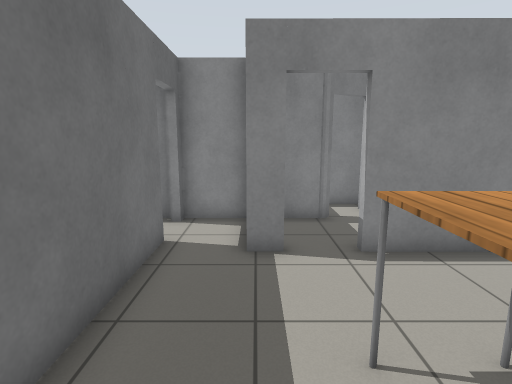
View 1 (above)

24 first-person views from a walk through a world built for the Gazebo simulator. The camera is 1.3 m above the floor, tilts 10° down and sees 80° across. The floor is counted in squares, 0.5 m on a side. Each view is taken from the middle of a square. On the plan, view 1 faces up. The plan holds only what a view shows up to about 20 squares ahead; the rest is blank. Gazebo's built-in surfaces are drawn with simple patterns.

View 2
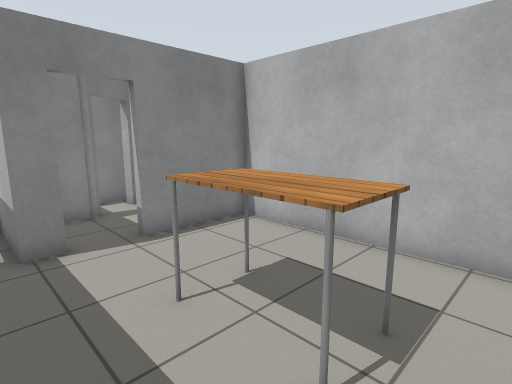

View 3
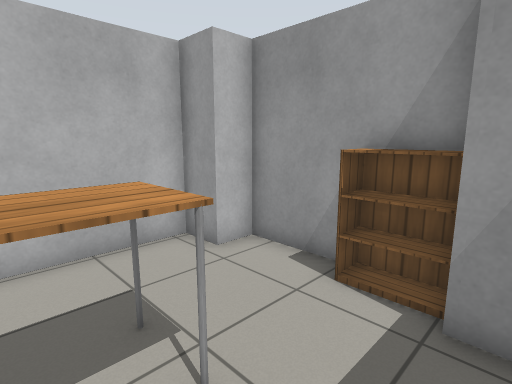

View 4
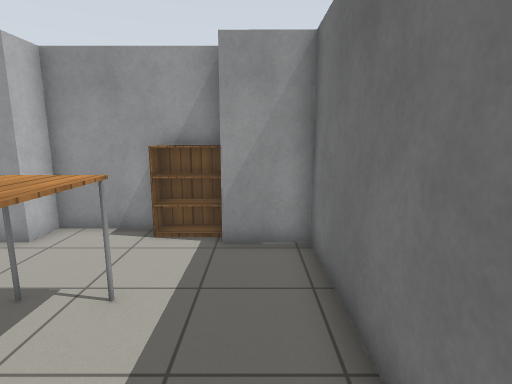

View 5
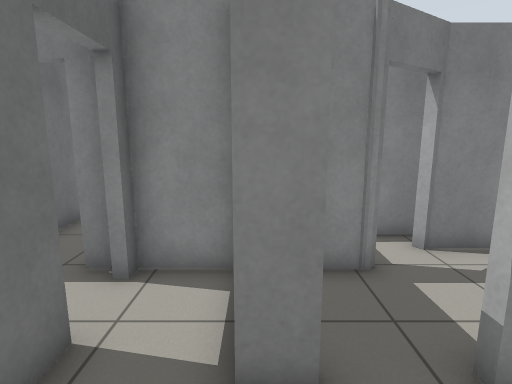

View 6
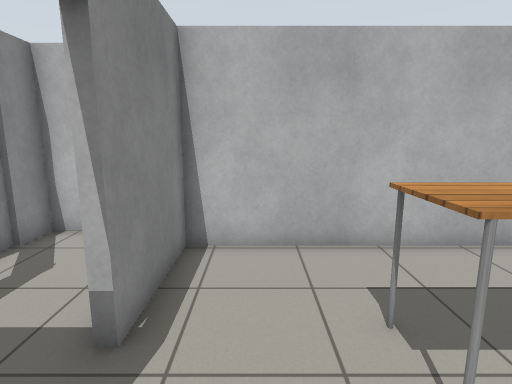

View 7
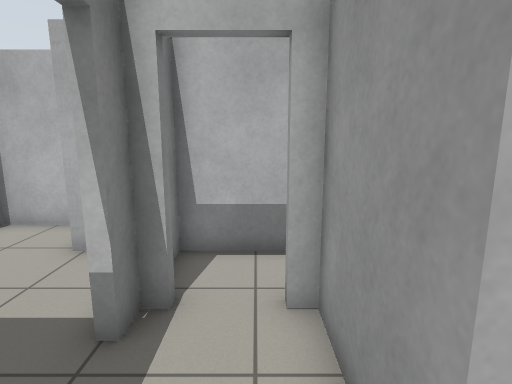

View 8
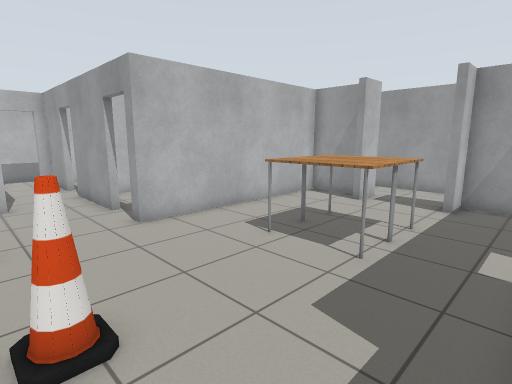

View 9
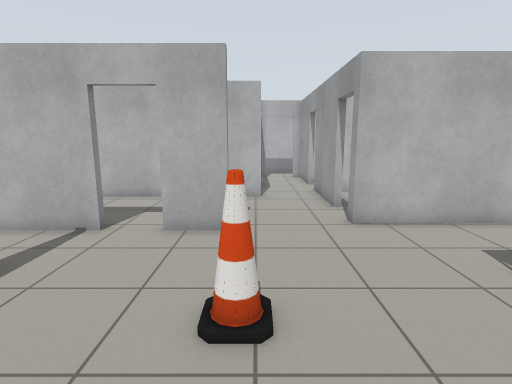

View 10
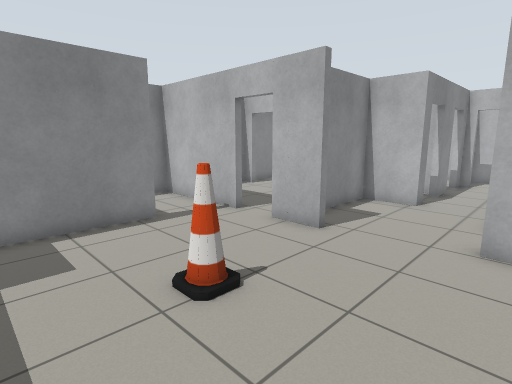

View 11
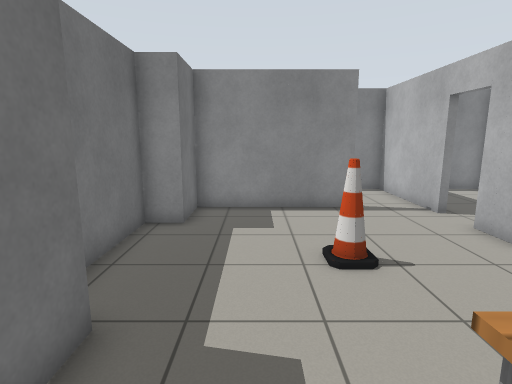

View 12
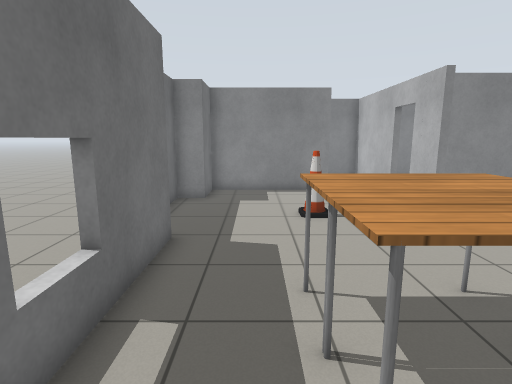

View 13
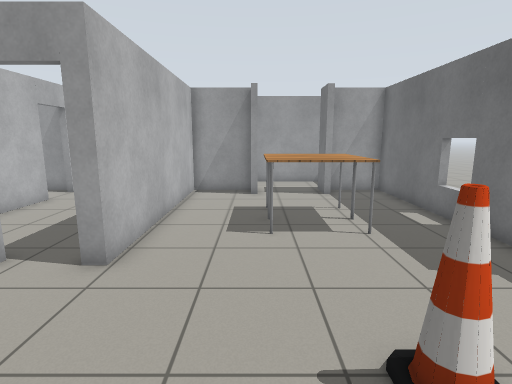

View 14
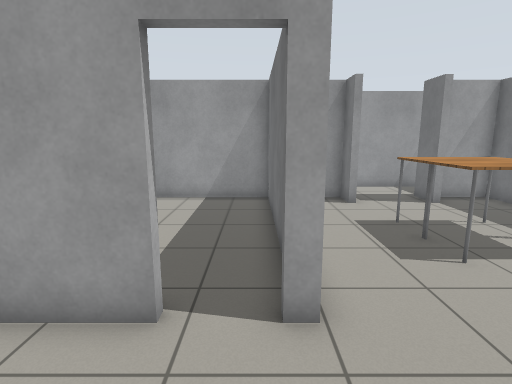

View 15
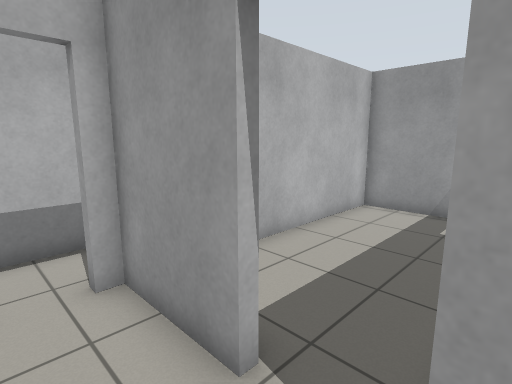

View 16
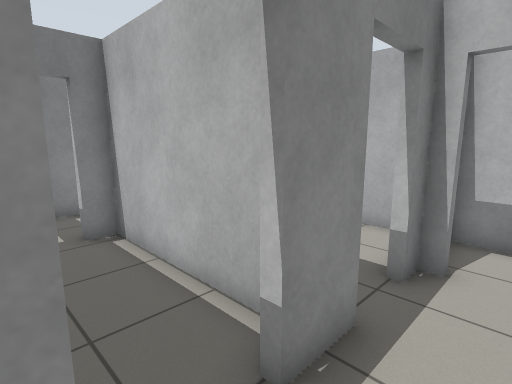

View 17
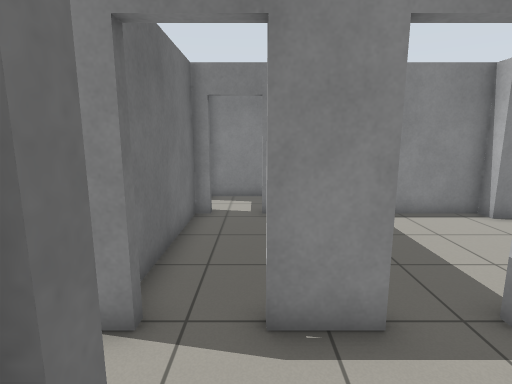

View 18
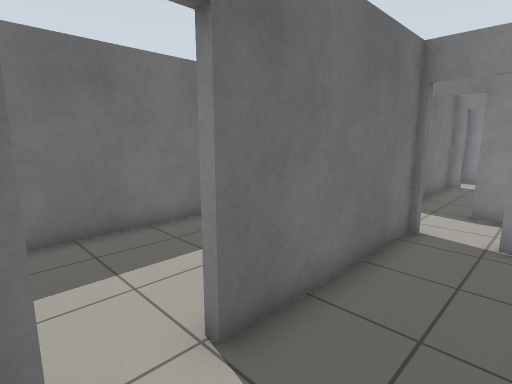

View 19
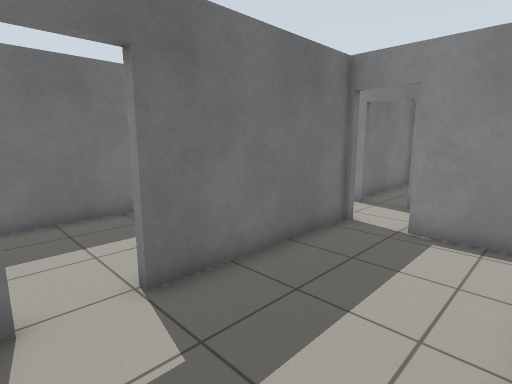

View 20
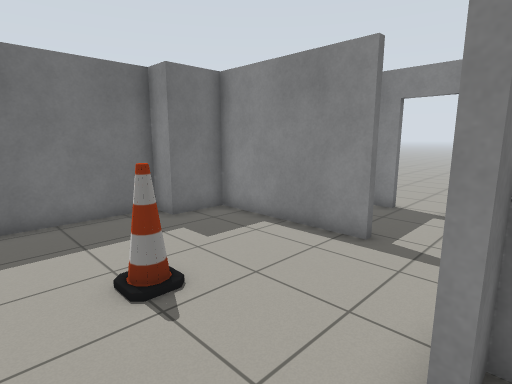

View 21
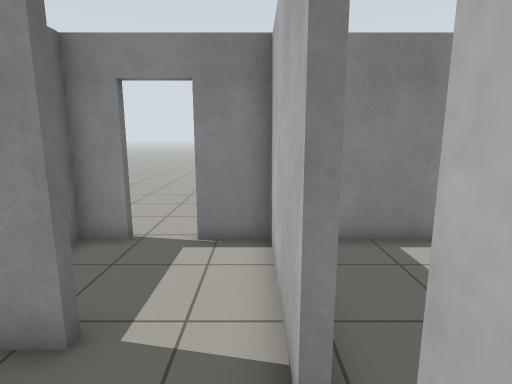

View 22
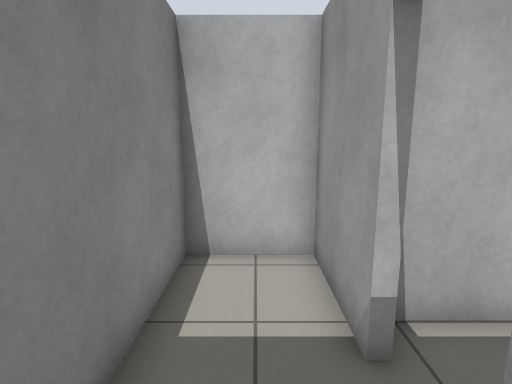

View 23
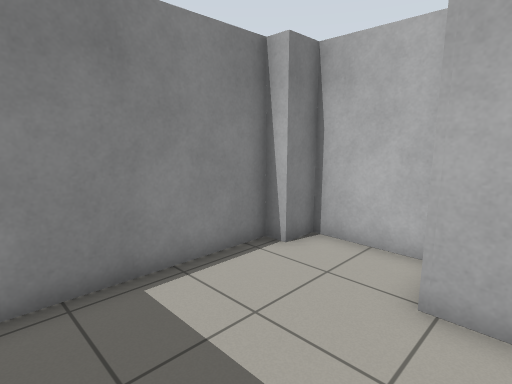

View 24
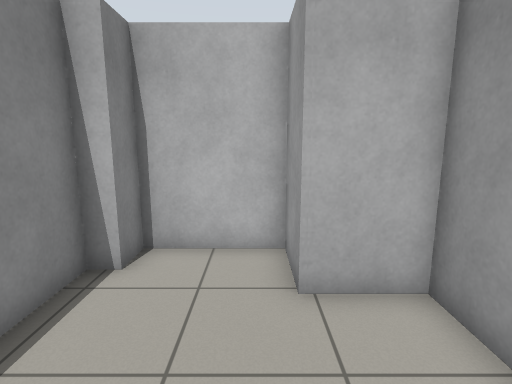

### Floor plan
Ten units are one square. View 1 is at (0, 0); x grows to the right and y downward. Boxes are objects, and circles mark ways between rooms. Rooms are numbered by the first view taken in them; rooms with no view inside come last. Other rooms are left out.
<svg viewBox="-249 -205 316 246">
<path fill="none" stroke="#000" d="M7 -67 -2 -67 -2 -98 -24 -98 -24 -93M-1 36 47 36 47 24 62 24 62 -67 24 -67M-24 -75 -24 24 -1 24M-146 -107 -146 -127M-116 -70 -76 -70M-232 -79 -232 24 -205 24 -205 12 -202 12M-168 11 -168 24 -138 24 -139 -70 -134 -70M-172 -154 -232 -154 -232 -132 -244 -132 -244 -86M-86 -98 -94 -98 -94 -120 -143 -120 -143 -107M-58 -70 -27 -70M-51 -98 -69 -98M-27 -93 -27 -98M-35 -67 -58 -68M-74 24 -27 24 -27 -36M-78 -68 -78 -1M-94 -142 -94 -170M-94 -189 -94 -196 -129 -196M-20 -101 -2 -101 -2 -123 20 -123 20 -157 8 -157M-57 -136 -57 -124M8 -164 -49 -164M-81 -1 -81 -28M-136 -45 -135 20M-81 -48 -81 -58M-136 24 -85 24M-183 -196 -195 -196 -195 -191M-146 -144 -146 -196 -166 -196M-69 -167 -34 -167 -34 -196 -91 -196M-60 -103 -60 -164 -69 -164M-91 -164 -91 -110"/>
<rect x="5" y="25" width="10" height="10" fill="#bbb"><title>bookshelf</title></rect>
<rect x="15" y="-35" width="20" height="30" fill="#bbb"><title>table</title></rect>
<rect x="-205" y="-35" width="30" height="20" fill="#bbb"><title>table</title></rect>
<rect x="-205" y="-55" width="30" height="20" fill="#bbb"><title>table</title></rect>
<rect x="-195" y="-105" width="10" height="10" fill="#bbb"><title>cone</title></rect>
<circle cx="-25" cy="-85" r="3" fill="#2a7"/>
<circle cx="-65" cy="-70" r="3" fill="#2a7"/>
<circle cx="-145" cy="-135" r="3" fill="#2a7"/>
<circle cx="-45" cy="-100" r="3" fill="#2a7"/>
<circle cx="-125" cy="-70" r="3" fill="#2a7"/>
<circle cx="-165" cy="-150" r="3" fill="#2a7"/>
<circle cx="-75" cy="-100" r="3" fill="#2a7"/>
<circle cx="-80" cy="5" r="3" fill="#2a7"/>
<circle cx="-83" cy="-173" r="3" fill="#2a7"/>
<text x="20" y="-20">1</text>
<text x="-170" y="-70">2</text>
<text x="-50" y="-20">3</text>
<text x="-120" y="-160">4</text>
<text x="-20" y="-130">5</text>
<text x="-110" y="-20">6</text>
<text x="-170" y="-170">7</text>
<text x="-60" y="-180">8</text>
<text x="-80" y="-130">9</text>
</svg>
Room 1 opens to room 2. Room 2 opens to room 3. Room 2 opens to room 4. Room 2 opens to room 5. Room 2 opens to room 6. Room 2 opens to room 7. Room 2 opens to room 9. Room 3 opens to room 6. Room 4 opens to room 8.

Where each view was taken, in squares from view 1:
view 1: 0 up, 0 right, facing up
view 2: 1 down, 1 left, facing up-right
view 3: 2 up, 1 left, facing down-right
view 4: 5 up, 1 left, facing down
view 5: 4 up, 0 right, facing up
view 6: 5 up, 1 left, facing right
view 7: 8 up, 7 left, facing right
view 8: 11 up, 23 left, facing down-right
view 9: 10 up, 23 left, facing right
view 10: 6 up, 22 left, facing up-right
view 11: 4 up, 21 left, facing up
view 12: 0 up, 21 left, facing up
view 13: 13 up, 17 left, facing down
view 14: 11 up, 13 left, facing down
view 15: 9 up, 8 left, facing down-right
view 16: 8 up, 9 left, facing up-right
view 17: 6 up, 7 left, facing up
view 18: 2 down, 5 left, facing up-left
view 19: 2 down, 3 left, facing up-left
view 20: 8 up, 14 left, facing up-left
view 21: 12 up, 15 left, facing up
view 22: 18 up, 10 left, facing right
view 23: 11 up, 5 left, facing up-right
view 24: 13 up, 5 left, facing right
